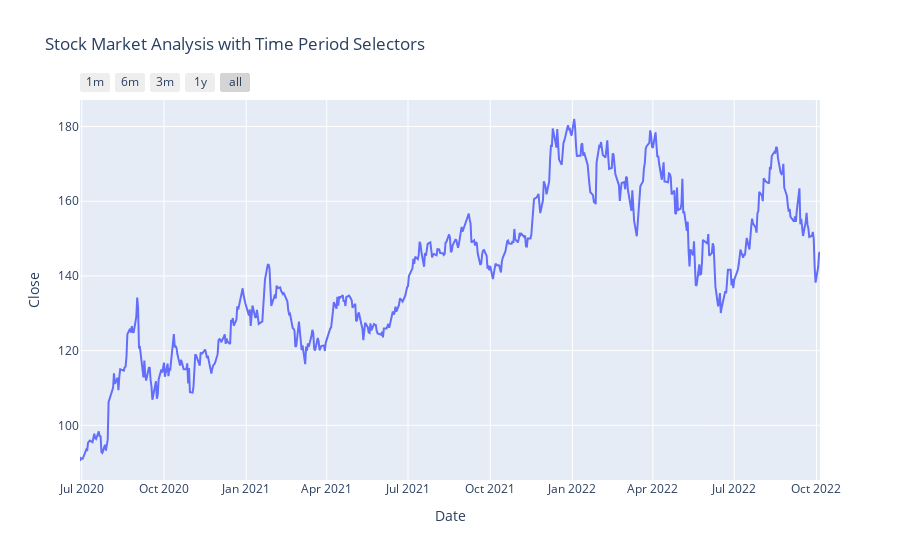

The notebook cell saved with this chart:
### Code cell
figure = px.line(data, x='Date', y='Close', 
                 title='Stock Market Analysis with Time Period Selectors')

figure.update_xaxes(
    rangeselector=dict(
        buttons=list([
            dict(count=1, label="1m", step="month", stepmode="backward"),
            dict(count=6, label="6m", step="month", stepmode="backward"),
            dict(count=3, label="3m", step="month", stepmode="backward"),
            dict(count=1, label="1y", step="year", stepmode="backward"),
            dict(step="all")
        ])
    )
)
figure.show()

### Figure 1 — Plotly figure (JSON) as saved in the notebook; plotly's stock layout.template omitted (floating-point values rounded to 4 significant figures; data arrays with more than 128 entries replaced by an {"elided": "..."} marker saying what was removed)
{"data": [{"hovertemplate": "Date=%{x}<br>Close=%{y}<extra></extra>", "legendgroup": "", "line": {"color": "#636efa", "dash": "solid"}, "marker": {"symbol": "circle"}, "mode": "lines", "name": "", "orientation": "v", "showlegend": false, "type": "scatter", "x": {"elided": "573 str values"}, "xaxis": "x", "y": {"elided": "573 float values"}, "yaxis": "y"}], "layout": {"legend": {"tracegroupgap": 0}, "title": {"text": "Stock Market Analysis with Time Period Selectors"}, "xaxis": {"anchor": "y", "domain": [0, 1], "rangeselector": {"buttons": [{"count": 1, "label": "1m", "step": "month", "stepmode": "backward"}, {"count": 6, "label": "6m", "step": "month", "stepmode": "backward"}, {"count": 3, "label": "3m", "step": "month", "stepmode": "backward"}, {"count": 1, "label": "1y", "step": "year", "stepmode": "backward"}, {"step": "all"}]}, "title": {"text": "Date"}}, "yaxis": {"anchor": "x", "domain": [0, 1], "title": {"text": "Close"}}}}
